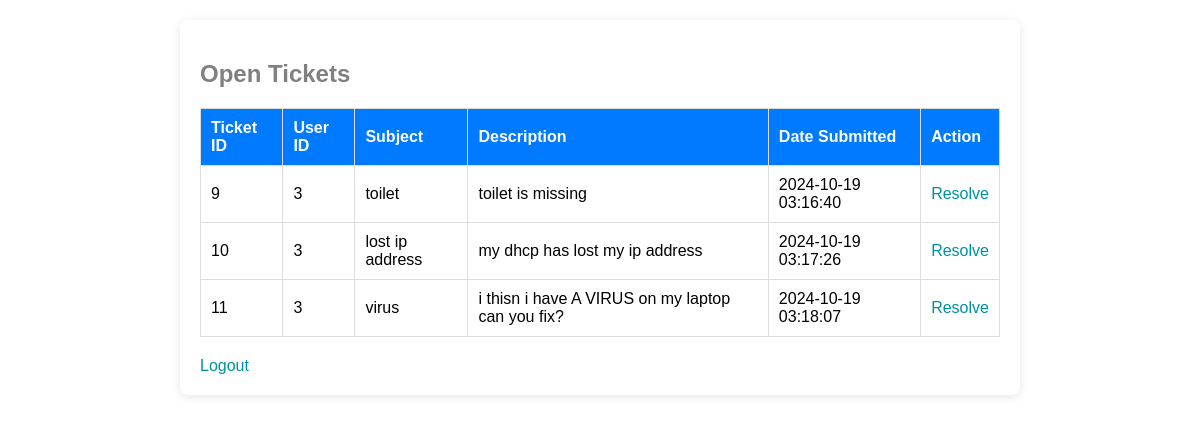
The app's page /agent_dashboard.php (signed in) with its own data.
### tables this page shows
CREATE TABLE `ticket` (
  `ticket_id` int(11) NOT NULL,
  `user_id` int(11) NOT NULL,
  `subject` varchar(255) NOT NULL,
  `description` text NOT NULL,
  `status` enum('Open','Resolved','Closed') DEFAULT 'Open',
  `date_submitted` datetime DEFAULT current_timestamp(),
  `resolution_details` text DEFAULT NULL
);

### agent_dashboard.php (the view, shortened to what this page needs)
<?php
include 'db_connect.php';
$sql = "SELECT ticket_id, user_id, subject, description, date_submitted FROM ticket WHERE status = 'Open'";
$tickets_result = $conn->query($sql);
?>
<!DOCTYPE html>
<html>
<head>
    <link rel="stylesheet" type="text/css" href="style.css">
</head>
<body>
    <div class="container">
        <h2>Open Tickets</h2>
        <table>
            <tr>
                <th>Ticket ID</th>
                <th>User ID</th>
                <th>Subject</th>
                <th>Description</th>
                <th>Date Submitted</th>
                <th>Action</th>
            </tr>
            <?php while ($row = $tickets_result->fetch_assoc()): ?>
            <tr>
                <td><?php echo $row['ticket_id']; ?></td>
                <td><?php echo $row['user_id']; ?></td>
                <td><?php echo $row['subject']; ?></td>
                <td><?php echo $row['description']; ?></td>
                <td><?php echo $row['date_submitted']; ?></td>
                <td>
                    <a href="resolve_ticket.php?ticket_id=<?php echo $row['ticket_id']; ?>">Resolve</a>
                </td>
            </tr>
            <?php endwhile; ?>
        </table>
        <a href="agent_logout.php" class="button">Logout</a>
    </div>
</body>
</html>

### style.css (style rules this page uses)
body { font-family: Arial, sans-serif; background-color: white; margin: 0; padding: 0; text-align: center; }
h2 { color: grey; margin-bottom: 20px; }
.container { max-width: 800px; margin: 20px auto; padding: 20px; background-color: white; border-radius: 8px; box-shadow: 0 2px 10px rgba(0, 0, 0, 0.1); text-align: left; }
table { width: 100%; border-collapse: collapse; margin: 20px 0; }
table th, table td { border: 1px solid #ddd; padding: 10px; text-align: left; }
table th { background-color: #007bff; color: white; font-weight: bold; }
a { text-decoration: none; color: rgb(1, 144, 160); }

### records on screen
ticket: ticket_id "9", user "3", subject "toilet", description "toilet is missing", date_submitted "2024-10-19 03:16:40"
ticket: ticket_id "10", user "3", subject "lost ip address", description "my dhcp has lost my ip address", date_submitted "2024-10-19 03:17:26"
ticket: ticket_id "11", user "3", subject "virus", description "i thisn i have A VIRUS on my laptop can you fix?", date_submitted "2024-10-19 03:18:07"
